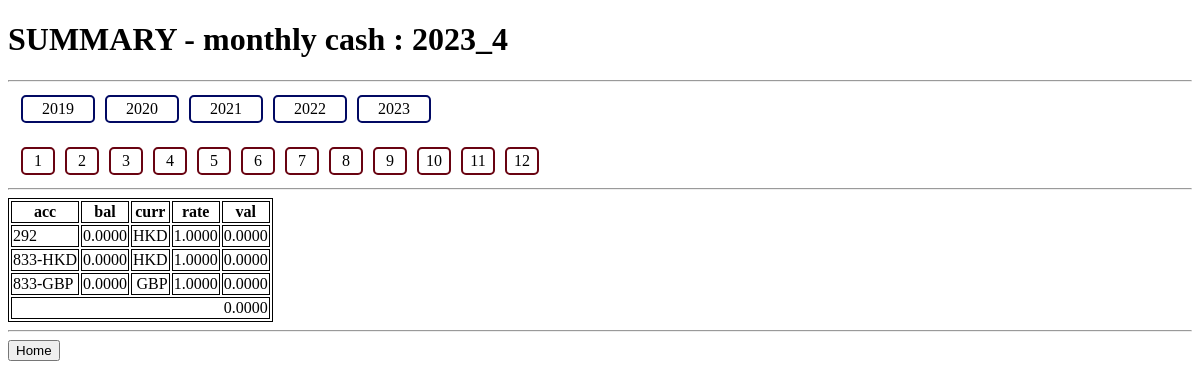
Page /dashboard/monthly_cash/ on the earlier database version.
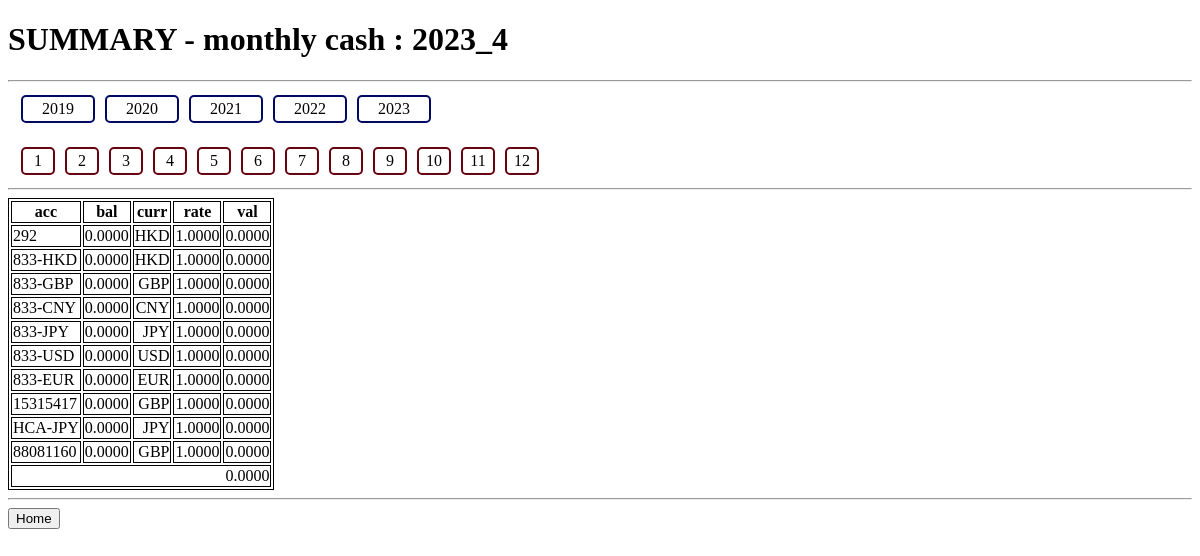
Same page on the later database version.
### accounts/models.py (models this page shows, shortened)
class Account(models.Model):
  location  = models.CharField(max_length=255)
  name      = models.CharField(max_length=255)
  provider  = models.CharField(max_length=255)
  curr      = models.CharField(max_length=255, default="HKD")
  remark    = models.CharField(max_length=255, null=True, default=None, blank=True)

### dashboard/views.py (the view)
# urls.py: path('monthly_cash/', views.monthly_cash, name='monthly_cash'),
def monthly_cash(request, yr=date.today().year, mo=date.today().month):
  accounts = Account.objects.all().values()
  rec_cash = []
  rec_rate = []
  vals = []
  d = date_range(yr, mo)
  for ac in accounts:
      bal = CashRecord.objects.filter(account=ac['id']).filter(date__range=(d[0], d[1])).order_by('-date').values()
      if bal:
        bal = bal[0]['balance']
      else:
        bal = 0
      rate = CurrencyRecord.objects.filter(curr=ac['curr']).filter(date__range=(d[0], d[1])).order_by('-date').values()
      if rate:
        rate = rate[0]['rate']
      else:
        rate = 1
      rec_cash.append(bal)
      rec_rate.append(rate)
      vals.append(bal * rate)
  data = zip(accounts, rec_cash, rec_rate, vals)
  context = {
    'yr':yr,
    'mo':mo,
    'data': data,
    'sum':sum(vals)
  }
  return render(request, 'monthly_cash.html', context)

### dashboard/views.py (called while the page is built)
def date_range(yr, mo):
  last_d = calendar.monthrange(yr, mo)[1]
  return date(yr, mo, 1), date(yr, mo, last_d)

### dashboard/templates/monthly_cash.html (shortened to what this page needs)
{% extends "base.html" %}
{% block header %}
  SUMMARY - monthly cash : {{yr}}_{{mo}}
{% endblock %}
{% block content %}
  {% load humanize %}
  <div style="margin:10px">
    <div>
      {% for i in 'abcde'|make_list %}
      <span class="date_select yr unselectable" data="{{ forloop.counter|add:"2018" }}" id="yr_{{forloop.counter|add:"2018"}}">{{ forloop.counter|add:"2018"}}</span>
      {% endfor %}
    </div>
    <br>
    <div>
    {% for i in 'abcdefghijkl'|make_list %}
    <span class="date_select mo unselectable" data="{{ forloop.counter }}" id="mo_{{forloop.counter}}">{{ forloop.counter}}</span>
    {% endfor %}
    </div>
  </div>
  <hr>
  <table>
    <tr>
      <th>acc</th>
      <th>bal</th>
      <th>curr</th>
      <th>rate</th>
      <th>val</th>
    </tr>
  {% for acc,bal,rate,val in data %}
    <tr>
      <td><span style="">{{ acc.name }}</span></td>
      <td><span style="float:right">{{ bal|floatformat:4|intcomma }}</span></td>
      <td><span style="float:right">{{ acc.curr}}</span></td>
      <td><span style="float:right">{{ rate|floatformat:4 }}</span></td>
      <td><span style="float:right">{{ val|floatformat:4|intcomma  }}</span></td>
    </tr>
  {% empty %}
    <tr>
        <td colspan="5">No data is available.</td>
    </tr>
  {% endfor %}
  <tr>
    <td colspan="5"><span style="float:right">{{ sum|floatformat:4|intcomma }}</span></td>
  </tr>
  </table>
{% endblock %}
{% block actions %}
    <a href="{% url 'dashboard:home' %}"><button>Home</button></a>
{% endblock%}

### templates/base.html (shortened to what this page needs)
<!DOCTYPE html>
<html lang="en">
<head>
</head>
<body>
    <h1>{% block header %}{% endblock %}</h1>
    <hr>
    {% block content %}{% endblock %}
    <hr>
    {% block actions %}{% endblock %}
</body>
</html>

### templates/base.html (style rules this page uses)
table, th, td { border: 1px solid black; }
a { text-decoration: none; color: blue; }
.unselectable { -webkit-touch-callout: none; -webkit-user-select: none; -khtml-user-select: none; -moz-user-select: none; -ms-user-select: none; user-select: none; }

### dashboard/templates/monthly_cash.html (style rules this page uses)
.date_select { border: 2px solid grey; border-radius: 5px; padding: 3px; margin: 3px; display: inline-block; text-align: center; }
.mo { width : 24px; border-color : #690311; }
.yr { width : 64px; border-color : #010963 }

Differences in the rows shown:
added Account: name "833-CNY", bal "0.0000", curr "CNY", rate "1.0000", val "0.0000"
added Account: name "833-JPY", bal "0.0000", curr "JPY", rate "1.0000", val "0.0000"
added Account: name "833-USD", bal "0.0000", curr "USD", rate "1.0000", val "0.0000"
added Account: name "833-EUR", bal "0.0000", curr "EUR", rate "1.0000", val "0.0000"
added Account: name "15315417", bal "0.0000", curr "GBP", rate "1.0000", val "0.0000"
added Account: name "HCA-JPY", bal "0.0000", curr "JPY", rate "1.0000", val "0.0000"
added Account: name "88081160", bal "0.0000", curr "GBP", rate "1.0000", val "0.0000"
